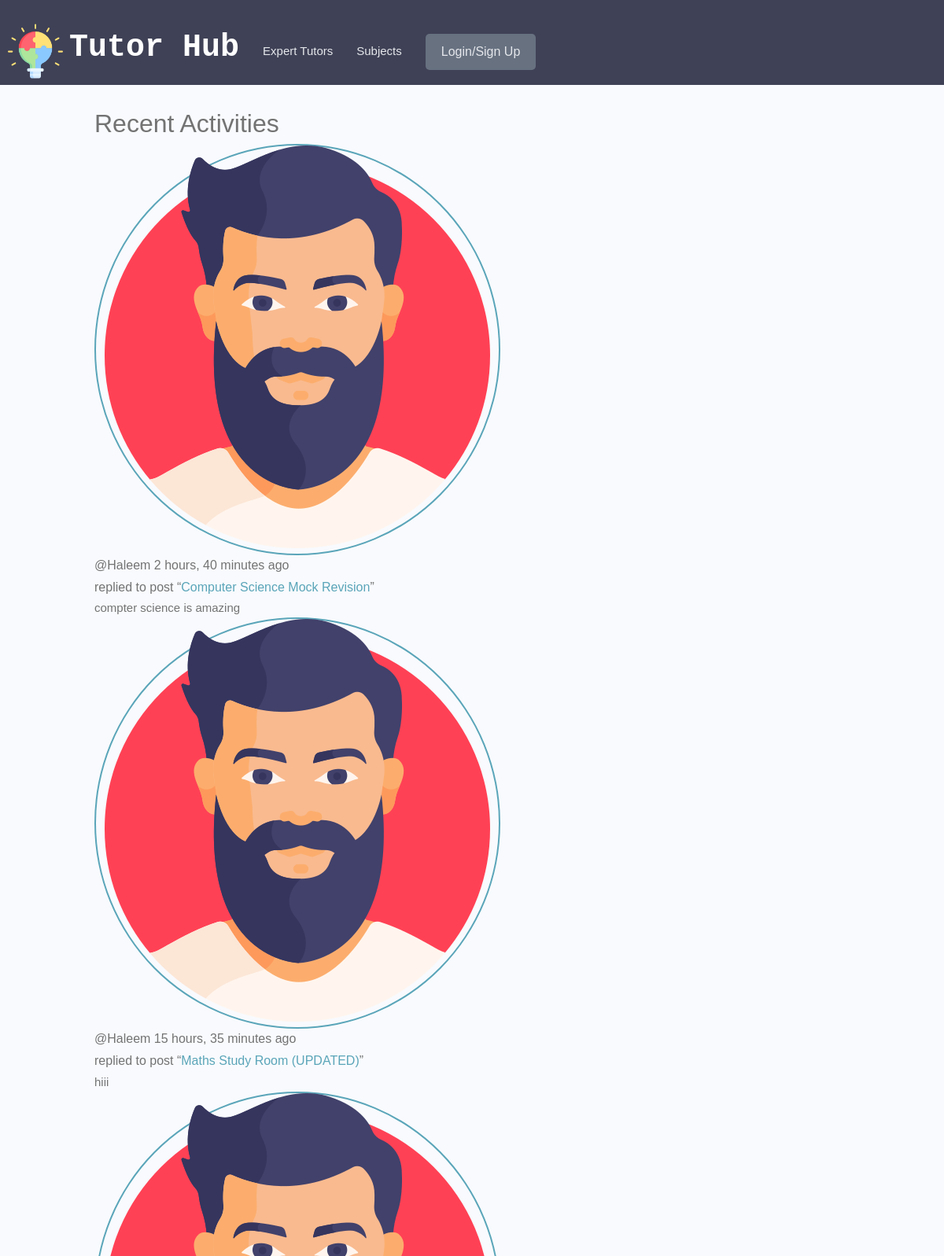
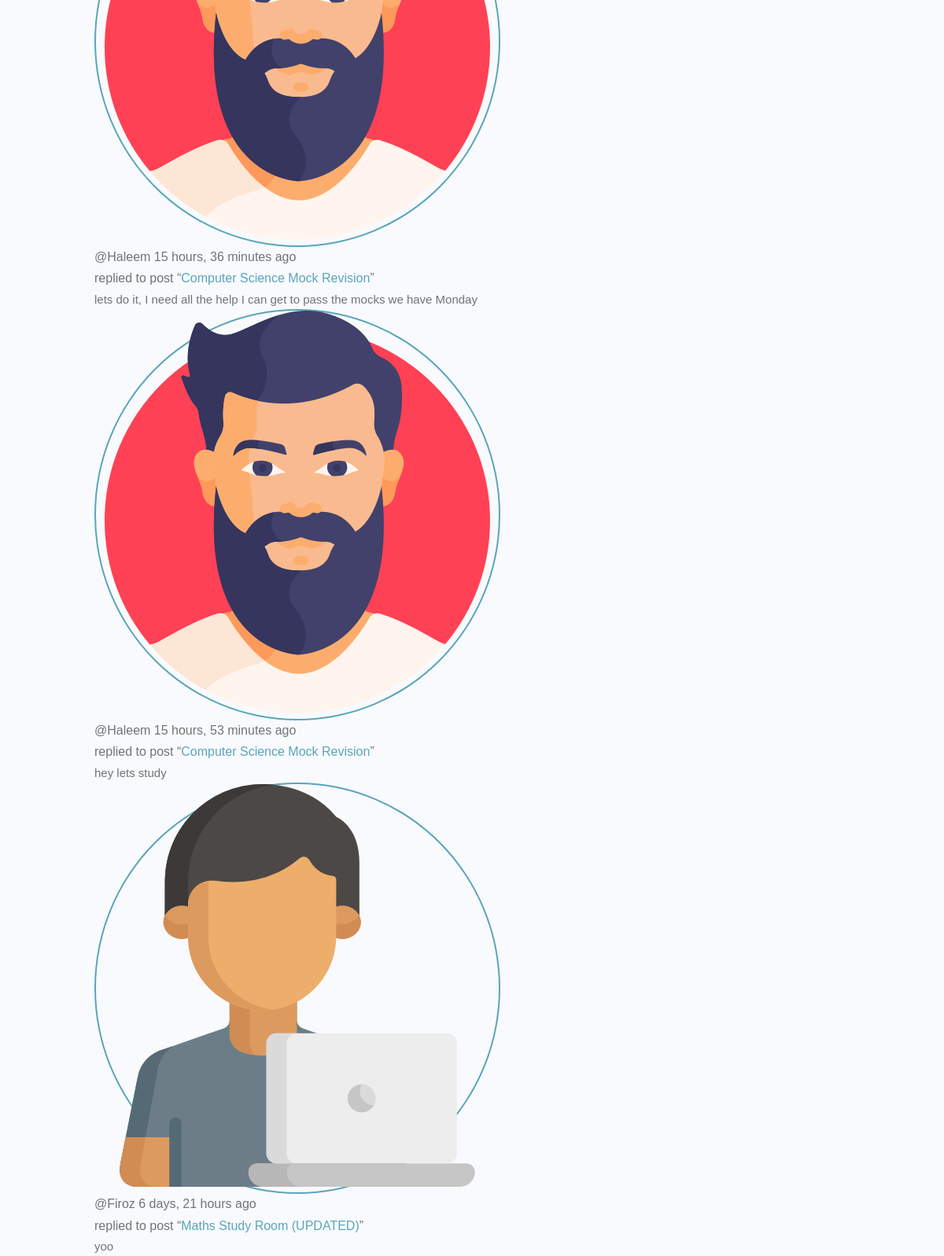
The page /activity/ (upper part) on the database its author committed (2 pictures, top to bottom).
### chat/models.py (models this page shows, shortened)
class ChatMessage(models.Model):
    user = models.ForeignKey(StudentProfile, on_delete=models.CASCADE)
    room = models.ForeignKey(Room, on_delete=models.CASCADE)
    body = models.TextField()
    updated = models.DateTimeField(auto_now=True)
    created = models.DateTimeField(auto_now_add=True)
    class Meta:
        ordering = ['-updated', '-created']

class Room(models.Model):
    host = models.ForeignKey(StudentProfile, on_delete=models.SET_NULL, null=True)
    topic = models.ForeignKey(Topic, on_delete=models.SET_NULL, null=True)
    name = models.CharField(max_length=200)
    description = models.TextField(null=True, blank=True)
    participants = models.ManyToManyField(StudentProfile, related_name='participants', blank=True)
    updated = models.DateTimeField(auto_now=True)
    created = models.DateTimeField(auto_now_add=True)
    class Meta:
        ordering = ['-updated', '-created']
    def __str__(self):
        return self.name

### userprofile/models.py (models this page shows)
class StudentProfile(models.Model):
    user = models.OneToOneField(settings.AUTH_USER_MODEL, on_delete=models.CASCADE,
                                       null=True, blank=True)
    email = models.EmailField(max_length=500, blank=False, null=True)
    username = models.CharField(max_length=200, blank=False, null=True)
    name = models.CharField(max_length=200, blank=False, null=True)
    first_name = models.CharField(max_length=300, blank=False, null=True)
    last_name = models.CharField(max_length=300, blank=True, null=True)
    short_goal = models.CharField(max_length=200, blank=True, null=True)
    bio = models.TextField(blank=True, null=True)
    EDUCATION_LEVEL = (
        ('Year 7', 'Year 7 KS3'),
        ('Year 8', 'Year 8 KS3'),
        ('Year 9', 'Year 9 KS3'),
        ('Year 10', 'Year 10 KS4'),
        ('Year 11', 'Year 11 KS4'),
        ('Year 12', 'Year 12 KS5'),
        ('Year 13', 'Year 13 KS5'),
    )
    Year_group = models.CharField(max_length=200, choices=EDUCATION_LEVEL)
    interested_subjects = models.ManyToManyField('MainSubjSkill',blank=True)
    profile_image = models.ImageField(null=True, blank=True, upload_to='student-profile-img/',
                                      default="defaultprofileimg/studentdefault.png")
    created = models.DateTimeField(auto_now_add=True)
    id = models.UUIDField(default=uuid.uuid4, unique=True, primary_key=True, editable=False)
    parent_name = models.CharField(max_length=150, blank=True, null=True)
    parent_email = models.EmailField(max_length=500, blank=True, null=True)
    parent_phone = models.CharField(max_length=20, blank=True, null=True)
    parent_pro_image = models.ImageField(null=True, blank=True, upload_to='student-parent-profile-img/',
                                      default="defaultprofileimg/parentm.png")
    PREFERRED_AVAILABILITY_CHOICES = [
        ('Weekday mornings', 'Weekday mornings'),
        ('Weekday afternoons', 'Weekday afternoons'),
        ('Weekday evenings', 'Weekday evenings'),
        ('Weekends mornings', 'Weekends mornings'),
        ('Weekends afternoons', 'Weekends afternoons'),
        ('Weekends evenings', 'Weekends evenings'),
    ]
    preferred_availability = models.CharField(
        max_length=100, choices=PREFERRED_AVAILABILITY_CHOICES, blank=True, null=True
    )
    def __str__(self):
        return str(self.username)

### chat/views.py (the view)
# urls.py: path('activity/', views.activityPage, name="activity"),
def activityPage(request):
     room_messages = ChatMessage.objects.all()
     return render(request, 'chat/activity.html', {'room_messages': room_messages})

### chat/templates/chat/activity.html (shortened to what this page needs)
{% extends 'main.html'%}
{% block content %}
<main class="layout">
  <div class="container">
    <div class="layout__box">
      <div class="layout__boxHeader">
        <div class="layout__boxTitle">
          <h3>Recent Activities</h3>
        </div>
      </div>
      <div class="activities-page layout__body">
        {% for message in room_messages %}
        <div class="activities__box">
          <div class="activities__boxHeader roomListRoom__header">
            <a
              href="{% url 'studentchat-profile' message.user.id %}"
              class="roomListRoom__author"
            >
              <div class="avatar avatar--small">
                <img src="{{message.user.profile_image.url}}" />
              </div>
              <p>
                @{{message.user|capfirst}}
                <span>{{message.created|timesince}} ago</span>
              </p>
            </a>
          </div>
          <div class="activities__boxContent">
            <p>
              replied to post “<a href="{% url 'room' message.room.id %}"
                >{{message.room}}</a
              >”
            </p>
            <div class="activities__boxRoomContent">{{message.body}}</div>
          </div>
        </div>
        {% endfor %}
      </div>
    </div>
  </div>
</main>
{% endblock content %}

### static/styles/main-styles.css (style rules this page uses)
* { margin: 0; padding: 0; box-sizing: border-box; text-rendering: optimizeLegibility; color: inherit; font-size: inherit; }
html { font-size: 50%; }
@media only screen and (min-width: 480px) { html { font-size: 56.25%; } }
@media only screen and (min-width: 1200px) { html { font-size: 62.5%; } }
body { line-height: 1.6; font-weight: 400; font-size: 1.5rem; color: var(--color-text); background-color: var(--color-bg); min-height: 100vh; }
.container { width: 92%; max-width: 165rem; margin: 0 auto; box-sizing: border-box; }
@media screen and (min-width: 1000px) { .container { width: 90%; } }
@media screen and (min-width: 1200px) { .container { width: 80%; } }
:root { --color-main: #5aa5b9; --color-main-light: #e6faff; --color-sub: #3f4156; --color-sub-light: #51546e; --color-sub-lighter: #ededfd; --color-text: #737373; --color-gray: #8b8b8b; --color-light: #e5e7eb; --color-light-gray: #767676; --color-bg: #f8fafd; --color-white: #fffefd; --color-white-light: #f3f3f3; --color-success: #359e64; --color-success-bg: #def8e8; --color-error: #fc4b0b; --color-error-bg: #fff2ee; --font-base: 'Poppins', arial, helvetica, 'Segoe UI', roboto, ubuntu, sans-serif; --font-monospace: 'Fira Code', 'Courier New', courier, monospace; --font-regular: 300; --font-medium: 500; --font-bold: 700; --generic-shadow: 1px 1px 5px #00000010; --generic-transition: all 0.3s ease-in-out; }
* { font-family: var(--font-base); }
h3 { font-size: 3.2rem; font-weight: var(--font-medium); }
p, span, strong { font-size: 1.6rem; color: var(--color-text); font-weight: var(--font-regular); }
a { padding-bottom: 2px; text-decoration: none; display: inline-block; color: var(--color-main); font-weight: var(--font-medium); }
.layout { display: flex; flex-flow: row wrap; justify-content: space-between; }
.avatar { border-radius: 50%; border: 2px solid var(--color-main); object-fit: cover; }

### rows shown on the page
ChatMessage: user.profile_image (picture), user "Haleem", created "2 hours, 40 minutes", room "Computer Science Mock Revision", body "compter science is amazing"
ChatMessage: user.profile_image (picture), user "Haleem", created "15 hours, 35 minutes", room "Maths Study Room (UPDATED)", body "hiii"
ChatMessage: user.profile_image (picture), user "Haleem", created "15 hours, 36 minutes", room "Computer Science Mock Revision", body "lets do it, I need all the help I can get to pass the mocks we have Monday"
ChatMessage: user.profile_image (picture), user "Haleem", created "15 hours, 53 minutes", room "Computer Science Mock Revision", body "hey lets study"
ChatMessage: user.profile_image (placeholder picture), user "Firoz", created "6 days, 21 hours", room "Maths Study Room (UPDATED)", body "yoo"
